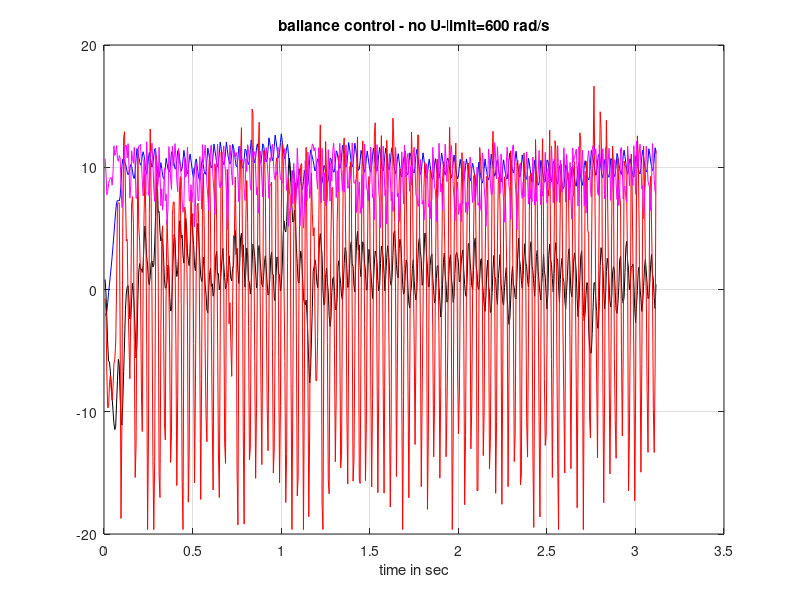

Write MATLAB code to recreate this figure. (Note: this script raises an error after producing the figure.)
% plot af data dra regbot
clear
close all
%% plot wheel velocity- one sample
data = load('ballance_1.txt');
%  1    time 0.001 sec
%  2    mission (2) state 2
%  3  4  5 Acc x,y,z: -0.534634 -0.079116 -10.244350
%  6  7  8 Gyro x,y,z: 2.723694 8.972168 16.036987
%  9 10 Motor velocity ref left, right: -99.00 -99.00
% 11 12 Motor voltage [V] left, right: -9.0 -9.0
% 13 14 Wheel velocity [r/s] left, right: 0.0088 0.0142
% 15 16 17 18 Pose x,y,h,tilt [m,m,rad,rad]: 0.0000 0.0000 0.000000 -0.036552
% 19    Battery voltage [V]: 11.25
figure(100)
n = size(data,1);
hold off
plot(data(1:n,1), data(1:n,18)*180/pi, 'b');
hold on
plot(data(1:n,1), data(1:n,7)/10, 'k');
%plot(data(1:n,1), data(1:n,25), 'k');
%plot(data(1:n,1), data(1:n,9), 'c');
%plot(data(1:n,1), data(1:n,11), 'c');
plot(data(1:n,1), data(1:n,3), 'r');
plot(data(1:n,1), data(1:n,19), 'm');
grid on
xlabel('time in sec');
title('ballance control - no U-limit=600 rad/s')
legend('tilt (deg)', 'gyro Y',  'acc - x','wheel vel',1)
